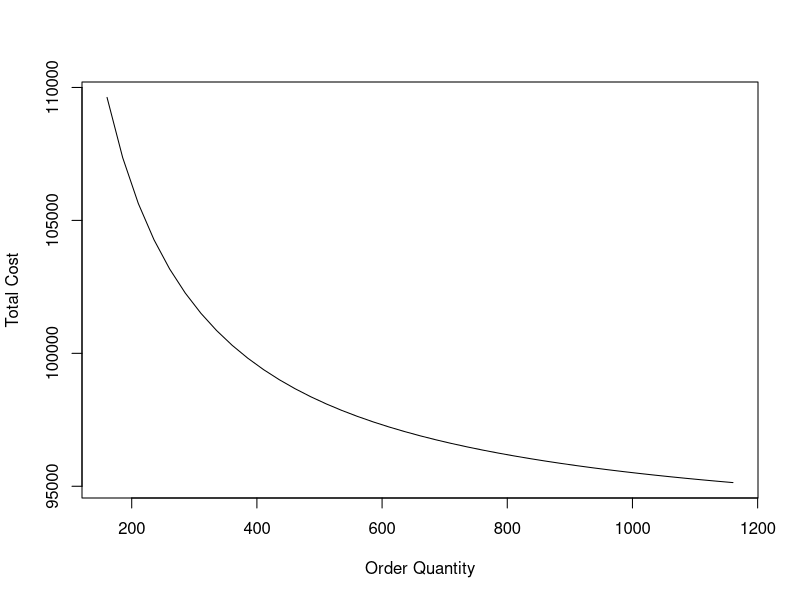
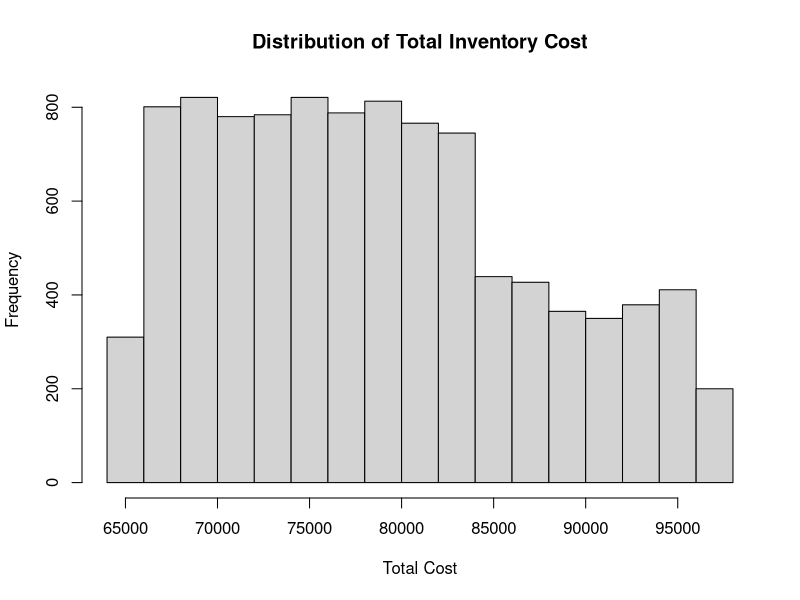
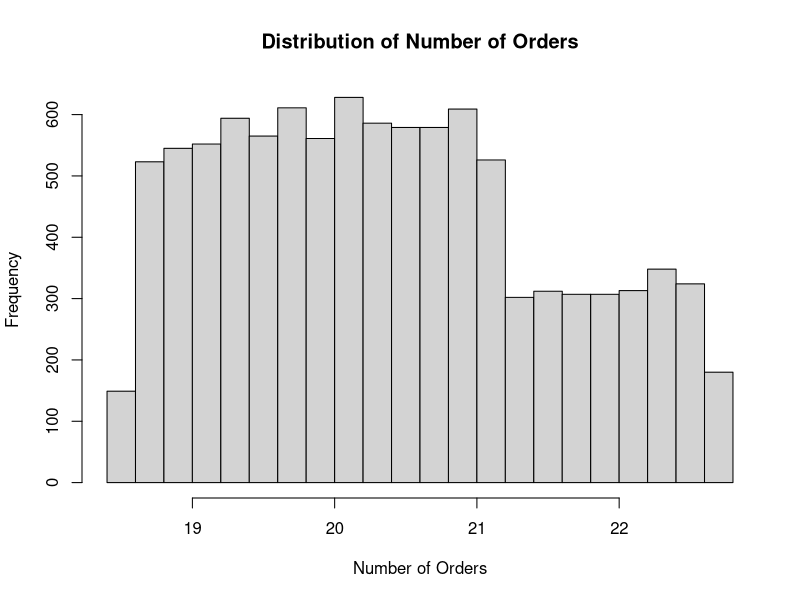

The R script that drew these images, in order:
#Avi Milan Jani
#ALY6050-MOD4
#PART 1
#1. Defining the data, uncontrollable inputs, model parameters, and the decision variables that
#influence the total inventory cost
##Data given
annual_demand<-15000
per_unit_cost<-75
order_multiple <- 2.0
opportunity_cost_percent<-0.165

##uncontrollable inputs
holding_cost_per_unit <- per_unit_cost*0.165
holding_cost_per_unit
ordering_cost_per_order <- 180

#--------------------------------------------------------------------------------------------------------------------------------

#2.Develop mathematical functions
annual_demand
class(annual_demand)

#Economical order Quantity(EOQ)
EOQ <- sqrt(2 * annual_demand * ordering_cost_per_order / holding_cost_per_unit)
EOQ
print(paste("EOQ:", round(EOQ, digits = 0)))

# Compute the number of orders
number_of_orders <- annual_demand / EOQ
number_of_orders
print(paste("Number of orders:", round(number_of_orders, digits = 0)))

# Compute the annual ordering cost
annual_ordering_cost <- number_of_orders * ordering_cost_per_order
annual_ordering_cost
print(paste("Annual ordering cost:", round(annual_ordering_cost, digits = 0)))

# Compute the average inventory
average_inventory <- EOQ / 2
average_inventory
print(paste("Average Inventory:", round(average_inventory, digits = 0)))

# Compute the annual holding cost total
annual_holding_cost_total <- average_inventory * holding_cost_per_unit * number_of_orders
annual_holding_cost_total
print(paste("Total average holding cost:", round(annual_holding_cost_total, digits = 2)))


# Compute the annual holding cost
annual_holding_cost <- (330) * 12.375
annual_holding_cost
print(paste("Average holding cost:", round(annual_holding_cost, digits = 0)))


# Compute the total inventory cost
total_inventory_cost <- annual_ordering_cost + annual_holding_cost
total_inventory_cost
print(paste("Total inventory cost:", round(total_inventory_cost, digits = 0)))


# Print the results
print(paste("EOQ:", round(EOQ, digits = 0)))
print(paste("Number of orders:", round(number_of_orders, digits = 0)))
print(paste("Annual ordering cost:", round(annual_ordering_cost, digits = 0)))
print(paste("Average Inventory:", round(average_inventory, digits = 0)))
print(paste("Total average holding cost:", round(annual_holding_cost_total, digits = 2)))
print(paste("Average holding cost:", round(annual_holding_cost, digits = 0)))
print(paste("Total inventory cost:", round(total_inventory_cost, digits = 0)))


#--------------------------------------------------------------------------------------------------------------------------------


#;;;;;;;;;;;;;;;;;;;;;;;;;;;;;;;;;;;;;;;;;;;;;;;;;;;;;;;;;;;;;;;;;;;;;;;;;;;;;;;;;;;;;;;;;;;;;;;;;;;;;;;;;;;;;;;;;;;;;;;
#3.find an approximate order quantity that results in the smallest total cost
# Define the optimization function to minimize the total inventory cost
eoq_optimization_fn <- function(order_quantity) {
  annual_ordering_cost <- ordering_cost_per_order * (annual_demand / order_quantity)
  annual_holding_cost <- (order_quantity / 2) * holding_cost_per_unit * (annual_demand / order_quantity)
  total_inventory_cost <- annual_ordering_cost + annual_holding_cost
  return(total_inventory_cost)
}

# Use the optimize function to find the order quantity that minimizes the total inventory cost
result <- optimize(eoq_optimization_fn, c(1000, 15000), tol=0.001)

# Extract the optimal order quantity
optimal_order_quantity <- result$minimum

# Compute the corresponding annual ordering cost, annual holding cost, and total inventory cost
annual_ordering_cost <- ordering_cost_per_order * (annual_demand / optimal_order_quantity)
annual_holding_cost <- (optimal_order_quantity / 2) * holding_cost_per_unit * (annual_demand / optimal_order_quantity)
total_inventory_cost <- annual_ordering_cost + annual_holding_cost

# Print the results
cat("Optimal order quantity: ", optimal_order_quantity, "\n")
cat("Annual ordering cost: ", annual_ordering_cost, "\n")
cat("Annual holding cost: ", annual_holding_cost, "\n")
cat("Total inventory cost: ", total_inventory_cost, "\n")

#
# Calculate the annual ordering and holding costs for different order quantities
order_quantities <- seq(from = annual_demand / order_multiple, to = annual_demand * 2, by = 100)
annual_ordering_costs <- ordering_cost_per_order * (annual_demand / order_quantities)
annual_holding_costs <- holding_cost_per_unit * (annual_demand / 2) * (order_quantities / annual_demand)
total_costs <- annual_ordering_costs + annual_holding_costs

# Create a data frame with order quantities, annual ordering costs, annual holding costs, and total costs
data <- data.frame(Order_Quantity = order_quantities, 
                   Annual_Ordering_Cost = annual_ordering_cost, 
                   Annual_Holding_Cost = annual_holding_cost, 
                   Total_Cost = total_inventory_cost)
data

# Find the order quantity with the smallest total cost
min_cost_row <- data[which.min(data$Total_Cost), ]
min_cost_row
optimal_order_quantity <- min_cost_row$Order_Quantity
optimal_order_quantity

#;;;;;;;;;;;;;;;;;;;;;;;;;;;;;;;;;;;;;;;;;;;;;;;;;;;;;;;;;;;;;;;;;;;;;;;;;;;;;;;;;;;;;;;;;;;;;;;;;;;;;;;;;;;;;

#3.find an approximate order quantity that results in the smallest total cost
# Define the range of order quantities to analyze
order_quantities <- seq(from = EOQ - 500, to = EOQ + 500, by = 25)

# Compute the total inventory cost for each order quantity
total_costs <- c()
for (order_quantity in order_quantities) {
  # Compute the number of orders
  number_of_orders <- annual_demand / order_quantity
  
  # Compute the annual ordering cost
  annual_ordering_cost <- number_of_orders * ordering_cost_per_order
  
  # Compute the average inventory
  average_inventory <- order_quantity / 2
  
  # Compute the annual holding cost
  annual_holding_cost <- average_inventory * holding_cost_per_unit * number_of_orders
  
  # Compute the total inventory cost
  total_inventory_cost <- annual_ordering_cost + annual_holding_cost
  
  # Store the result
  total_costs <- c(total_costs, total_inventory_cost)
}


#---------------------------------------------------------------------------------------------------------------------------------
##4. Plot the results
plot(order_quantities, total_costs, type = "l", xlab = "Order Quantity", ylab = "Total Cost")

# Find the order quantity that results in the smallest total cost
min_index <- which.min(total_costs)
optimal_order_quantity <- order_quantities[min_index]
min_total_cost <- total_costs[min_index]
min_total_cost

# Print the results
cat("Optimal order quantity:", round(optimal_order_quantity, digits = 0), "\n")
cat("Minimum total cost:", round(min_total_cost, digits = 0), "\n")


#_______________________________________________________________________________________________________________________________________________________

#PART2--------------------------------------------------------------------------------------------------------------------------------------------------
# Define the annual demand range and mode
lower_bound <- 10000
upper_bound <- 18000
mode <- 15000

# Define the number of simulations
num_simulations <- 10000

# Define the data, uncontrollable inputs, model parameters, and decision variables
annual_demand <- 15000
per_unit_cost <- 75
order_multiple <- 2.0
opportunity_cost_percent <- 0.165
holding_cost_per_unit <- per_unit_cost * opportunity_cost_percent
ordering_cost_per_order <- 180

# Initialize a vector to store the total costs
total_costs <- numeric(num_simulations)

# Loop over the number of simulations
for (i in 1:num_simulations) {
  # Simulate the annual demand
  annual_demand <- runif(1, lower_bound, upper_bound)
  if (annual_demand > mode) {
    annual_demand <- lower_bound + upper_bound - annual_demand
  }
  
  # Compute the EOQ
  EOQ <- sqrt(2 * annual_demand * ordering_cost_per_order / holding_cost_per_unit)
  
  # Compute the number of orders
  number_of_orders <- annual_demand / EOQ
  
  # Compute the annual ordering cost
  annual_ordering_cost <- number_of_orders * ordering_cost_per_order
  
  # Compute the average inventory
  average_inventory <- EOQ / 2
  
  # Compute the annual holding cost
  annual_holding_cost <- average_inventory * holding_cost_per_unit * number_of_orders
  
  # Compute the total inventory cost
  total_inventory_cost <- annual_ordering_cost + annual_holding_cost
  
  # Store the total cost
  total_costs[i] <- total_inventory_cost
}

# Plot the distribution of total costs
hist(total_costs, main = "Distribution of Total Inventory Cost", xlab = "Total Cost")

# Compute the mean and standard deviation of total costs
mean_total_cost <- mean(total_costs)
sd_total_cost <- sd(total_costs)

# Print the results
cat("Mean total cost:", round(mean_total_cost, digits = 0), "\n")
cat("Standard deviation of total cost:", round(sd_total_cost, digits = 0), "\n")

install.packages(MASS)
library(MASS)
#---------------------------------------------------------------------------------------------------------------------------------
#i)#Compute the 95% confidence interval for the expected minimum total cost
alpha <- 0.05
lower_limit <- mean_total_cost - qt(1 - alpha / 2, df = num_simulations - 1) * sd_total_cost / sqrt(num_simulations)
upper_limit <- mean_total_cost + qt(1 - alpha / 2, df = num_simulations - 1) * sd_total_cost / sqrt(num_simulations)
cat("95% confidence interval for expected minimum total cost: [", round(lower_limit, digits = 0), ",", round(upper_limit, digits = 0), "]\n")

#Determine the probability distribution that best fits the distribution of total costs
fit <- fitdistr(total_costs, "normal")
fit

#Verify the validity of the choice of normal distribution
ks.test(total_costs, "pnorm", mean = fit$estimate[1], sd = fit$estimate[2])


#-----------------------------------------------------------------------------------------------------------------------------------------------------------
#ii)Estimate expected order quantity

#Initialize a vector to store the order quantities
order_quantities <- numeric(num_simulations)

#Loop over the number of simulations
for (i in 1:num_simulations) {
  # Simulate the annual demand
  annual_demand <- runif(1, lower_bound, upper_bound)
  if (annual_demand > mode) {
    annual_demand <- lower_bound + upper_bound - annual_demand
  }
  #Compute the EOQ
  EOQ <- sqrt(2 * annual_demand * ordering_cost_per_order / holding_cost_per_unit)
  
  #Store the order quantity
  order_quantities[i] <- EOQ
}

#Compute the mean and standard deviation of order quantities
mean_order_quantity <- mean(order_quantities)
sd_order_quantity <- sd(order_quantities)

#Print the results
cat("Mean order quantity:", round(mean_order_quantity, digits = 0), "\n")
cat("Standard deviation of order quantity:", round(sd_order_quantity, digits = 0), "\n")

#Compute the 95% confidence interval for the expected order quantity
lower_limit <- mean_order_quantity - qt(1 - alpha / 2, df = num_simulations - 1) * sd_order_quantity / sqrt(num_simulations)
upper_limit <- mean_order_quantity + qt(1 - alpha / 2, df = num_simulations - 1) * sd_order_quantity / sqrt(num_simulations)
cat("95% confidence interval for expected order quantity: [", round(lower_limit, digits = 0), ",", round(upper_limit, digits = 0), "]\n")

#Determine the probability distribution that best fits the distribution of order quantities
fit <- fitdistr(order_quantities, "normal")

#Verify the validity of the choice of normal distribution
ks.test(order_quantities, "pnorm", mean = fit$estimate[1], sd = fit$estimate[2])

#---------------------------------------------------------------------------------------------------------------------------
#iii)
#Compute the annual number of orders in each simulation
number_of_orders <- 15000 / 639
number_of_orders

#Estimating the Expected Annual Number of Orders
#Initialize a vector to store the number of orders
number_of_orders <- numeric(num_simulations)


#Loop over the number of simulations
for (i in 1:num_simulations) {
  
  #Simulate the annual demand
  annual_demand <- runif(1, lower_bound, upper_bound)
  if (annual_demand > mode) {
    annual_demand <- lower_bound + upper_bound - annual_demand
  }
  
  #Compute the EOQ
  EOQ <- sqrt(2 * annual_demand * ordering_cost_per_order / holding_cost_per_unit)
  
  #Compute the number of orders
  number_of_orders[i] <- annual_demand / EOQ
}

#Plot the distribution of number of orders
hist(number_of_orders, main = "Distribution of Number of Orders", xlab = "Number of Orders")

#Compute the mean and standard deviation of number of orders
mean_number_of_orders <- mean(number_of_orders)
sd_number_of_orders <- sd(number_of_orders)

#Print the results
cat("Mean number of orders:", round(mean_number_of_orders, digits = 2), "\n")
cat("Standard deviation of number of orders:", round(sd_number_of_orders, digits = 2), "\n")

#Compute the 95% confidence interval for the expected annual number of orders
lower_limit <- mean_number_of_orders - qt(1 - alpha / 2, df = num_simulations - 1) * sd_number_of_orders / sqrt(num_simulations)
upper_limit <- mean_number_of_orders + qt(1 - alpha / 2, df = num_simulations - 1) * sd_number_of_orders / sqrt(num_simulations)
cat("95% confidence interval for expected annual number of orders: [", round(lower_limit, digits = 2), ",", round(upper_limit, digits = 2), "]\n")

#Determine the probability distribution that best fits the distribution of number of orders
fit <- fitdistr(number_of_orders, "normal")

#Verify the validity of the choice of normal distribution
ks.test(number_of_orders, "pnorm", mean = fit$estimate[1], sd = fit$estimate[2])

#_________________________________________________________________________________________________________________________________________________________________________


